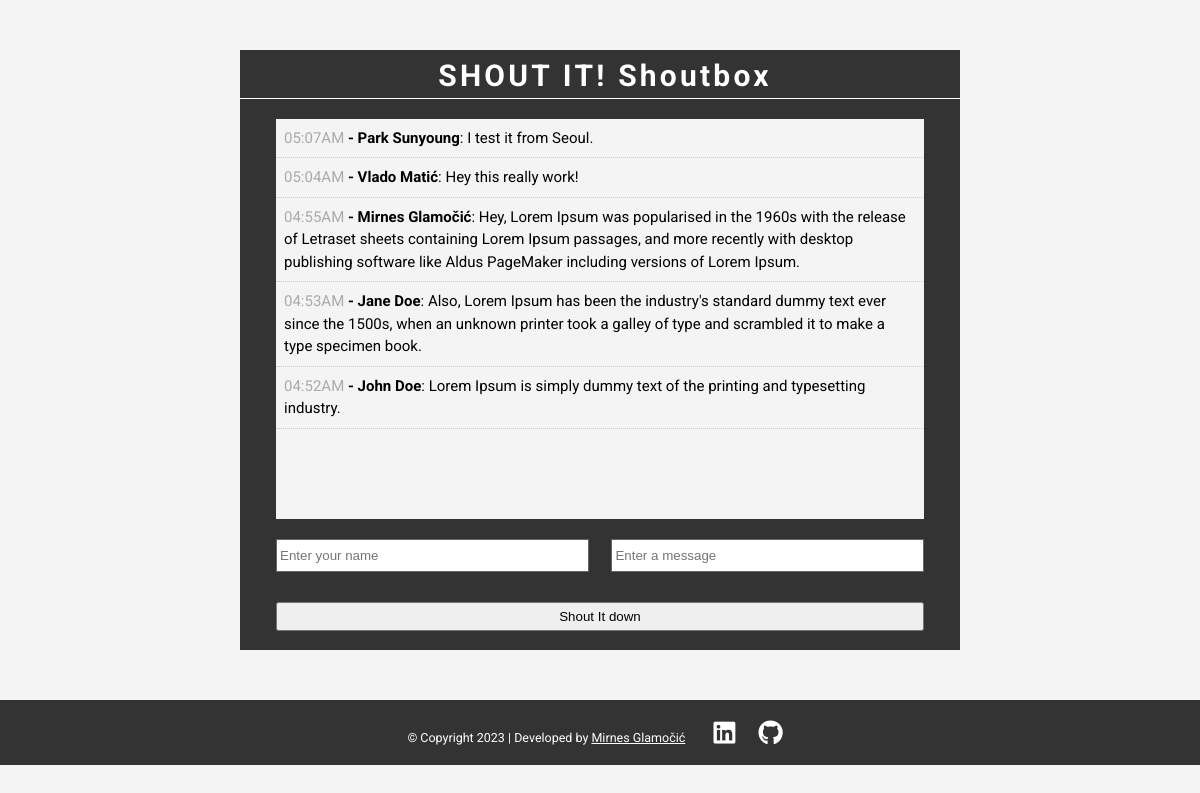
The page / on the database its author committed.
### tables this page shows
CREATE TABLE IF NOT EXISTS `shouts` (
  `id` int(11) NOT NULL AUTO_INCREMENT,
  `user` varchar(50) NOT NULL,
  `message` text NOT NULL,
  `date` text,
  PRIMARY KEY (`id`)
);

### index.php (the view, shortened to what this page needs)
<?php include 'database.php'; ?>
<?php
$query = 'SELECT * FROM shouts ORDER BY id DESC';
$shouts = mysqli_query($conn,$query);
?>
<!DOCTYPE html>
<html lang="en">
<head>
    <?php $title="SHOUT IT"; ?>
    <link rel="stylesheet" href="./css/style.css">
    <link rel="stylesheet" href="https://use.fontawesome.com/releases/v5.0.10/css/all.css">
</head>
<body>
    <div id="container">
        <header>
            <h1><?php echo $title . "! Shoutbox";?></h1>
        </header>
        <div id="shouts">
            <ul>
                <?php while($row = mysqli_fetch_assoc($shouts)) : ?>
                    <li class="shout"><span><?php echo date('h:iA', strtotime($row['date'])); ?></span><strong><?php echo ' - ' . ucwords($row['user']) ?></strong>: <?php echo ucfirst($row['message']); ?></li>
                <?php endwhile; ?>
            </ul>
        </div>
        <div id="input">
            <form autocomplete="off" id='shoutbox' method='POST' action='process.php'>
                <input type="text" id="user" name="user" placeholder="Enter your name" required>
                <input type="text" id="message" name="message" placeholder="Enter a message" required>
                <br>
                <input class="shout-btn" type="submit" id="submit" name="submit" value="Shout It down">
            </form>
        </div>
    </div>
    <footer id="footer">
    <?php
    function copyright($startYear) {
        $currentYear = date('Y');
        if ($startYear < $currentYear) {
            $currentYear = date('y');
            return "<p><small>&copy Copyright $startYear &ndash; $currentYear" . " | Developed by <a class='footer_mobile' href='https://mirnesglamocic.com' target='_blank'>Mirnes Glamočić</a><span class='footer-social'><a href='https://www.linkedin.com/in/mirnesglamocic/' target='_blank'><i class='footer-icon fab fa-linkedin'></i></a>
            <a href='https://github.com/Full-Stack-Web-Developer-and-Designer/' target='_blank'><i class='footer-icon fab fa-github'></i></a></span></small></p>";
        } else {
            return "<p><small>&copy Copyright $startYear " . " | Developed by <a class='footer_mobile'href='https://mirnesglamocic.com' target='_blank'>Mirnes Glamočić</a>
            <span class='footer-social'>
            <a href='https://www.linkedin.com/in/mirnesglamocic/' target='_blank'>
            <i class='footer-icon fab fa-linkedin'></i></a>
            <a href='https://github.com/Full-Stack-Web-Developer-and-Designer/' target='_blank'><i class='footer-icon fab fa-github'></i></a></span></small></p>";
        }
    }
    echo copyright(2023);
    ?>
    </footer>
</body>
</html>

### css/style.css (style rules this page uses)
* { margin: 0; padding: 0; }
body { font-family: 'Roboto', Arial, sans-serif; font-size: 15px; line-height: 1.5em; background: #f4f4f4; }
#container { background: #333; margin: 50px auto; overflow: auto; width: 60%; min-height: 600px; }
header h1 { color: #FFF; text-align: center; padding: 15px 0 10px 10px; border-bottom: 1px solid #FFF; letter-spacing: .2rem; }
#shouts { width: 90%; background: #f4f4f4; height: 400px; margin: 20px auto; overflow: auto; }
.shout { list-style: none; padding: 8px; border-bottom: 1px #ccc dotted; }
.shout span { color: #aaa; }
#input { width: 90%; min-height: 80px; margin: auto; padding: 0; }
input[type="text"] { height: 25px; width: 47%; padding: 3px; margin-bottom: 20px; border: #666 solid 1px; display: inline; }
input[type="text"]:nth-of-type(2n) { float: right; }
input.shout-btn { padding: 5px; margin-bottom: 20px; width: 100%; margin: 10px auto; cursor: pointer; }
#footer { display: block; margin-top: 20px; text-align: center; color: #fff; padding: 10px; background: #333; }
#footer p { margin: 0; }
#footer p a:link, a:visited { text-decoration: underline; color: #fff; }
.footer-social a:link .footer-icon, .footer-social a:visited .footer-icon { color: #FFF; font-size: 2em; padding: 10px; }
i.footer-icon.fab.fa-linkedin { margin-left: 15px; }

### rows shown on the page
shouts: date "05:07AM", user "Park Sunyoung", message "I test it from Seoul."
shouts: date "05:04AM", user "Vlado Matić", message "Hey this really work!"
shouts: date "04:55AM", user "Mirnes Glamočić", message "Hey, Lorem Ipsum was popularised in the 1960s with the release of Letraset sheets containing Lorem Ipsum passages, and more recently with desktop publishing software like Aldus PageMaker including versions of Lorem Ipsum."
shouts: date "04:53AM", user "Jane Doe", message "Also, Lorem Ipsum has been the industry's standard dummy text ever since the 1500s, when an unknown printer took a galley of type and scrambled it to make a type specimen book."
shouts: date "04:52AM", user "John Doe", message "Lorem Ipsum is simply dummy text of the printing and typesetting industry."

### other values the page prints
$title "SHOUT IT"
$startYear "2023"
